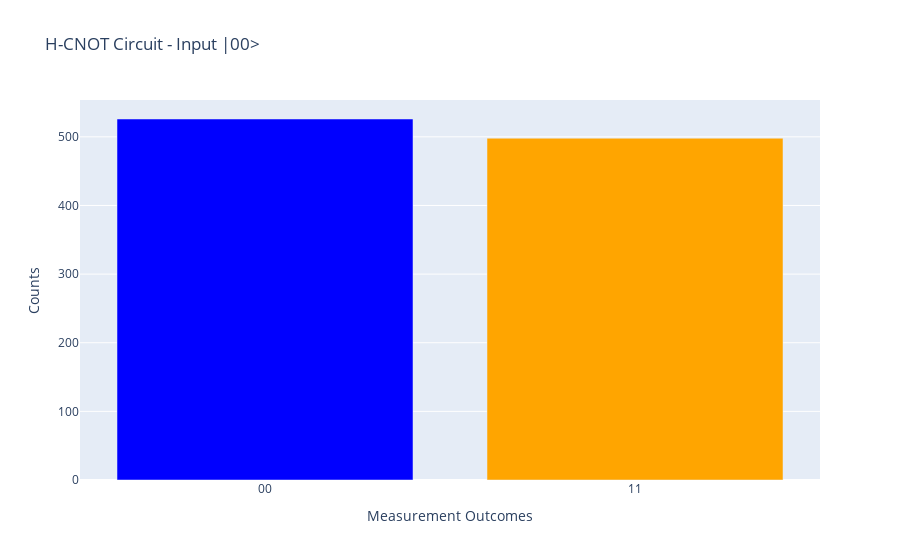
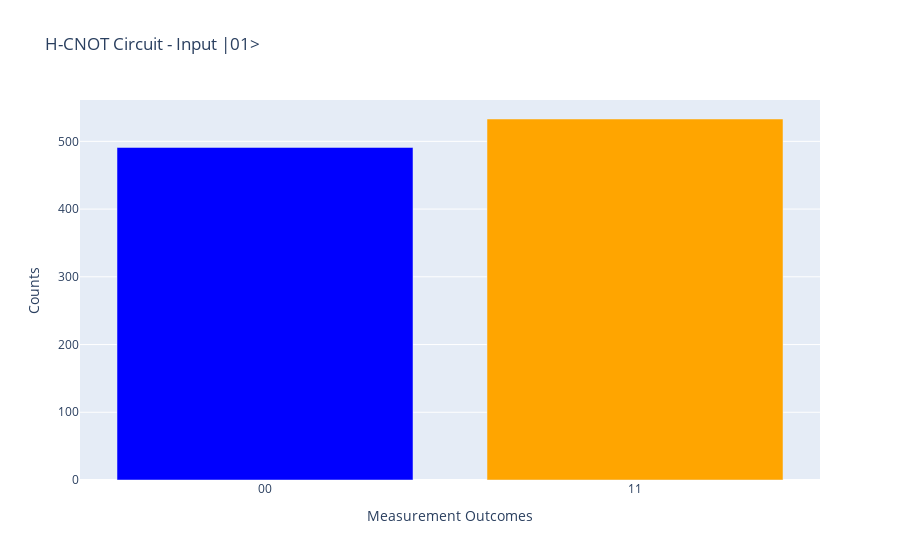
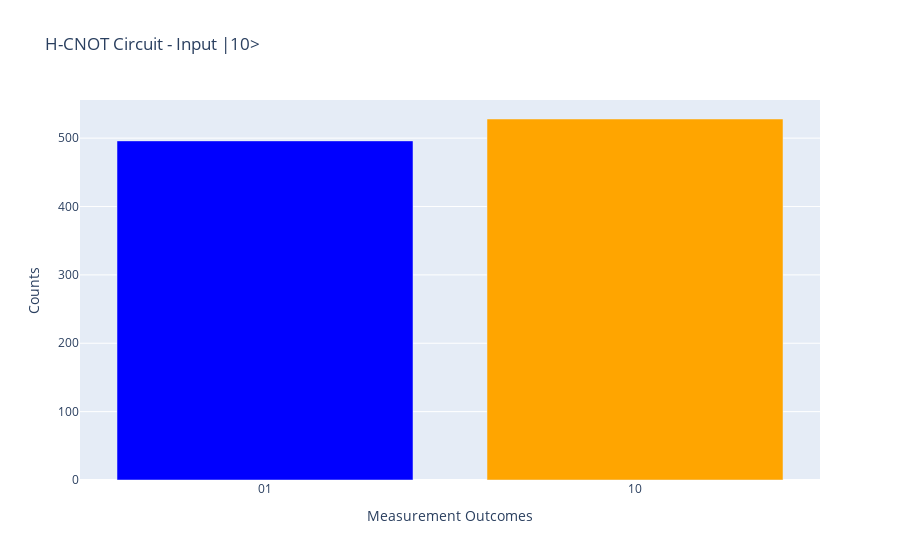
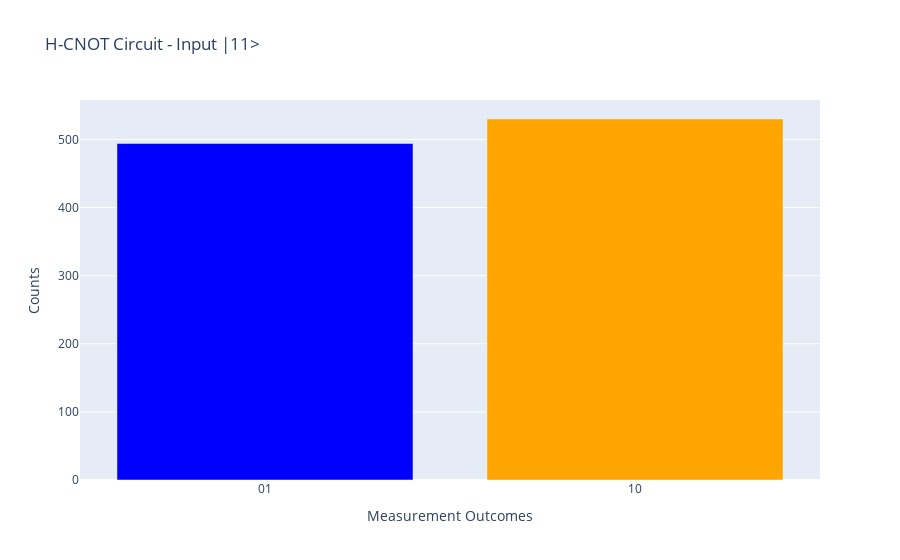

These figures' notebook cell, in order:
### Code cell
plot_results(counts_h_cnot_00, "H-CNOT Circuit - Input |00>")
plot_results(counts_h_cnot_01, "H-CNOT Circuit - Input |01>")
plot_results(counts_h_cnot_10, "H-CNOT Circuit - Input |10>")
plot_results(counts_h_cnot_11, "H-CNOT Circuit - Input |11>")

### Figure 1 — Plotly figure (JSON) as saved in the notebook; plotly's stock layout.template omitted (floating-point values rounded to 4 significant figures)
{"data": [{"marker": {"color": ["blue", "orange", "green", "red"]}, "type": "bar", "x": ["00", "11"], "y": [526, 498]}], "layout": {"title": {"text": "H-CNOT Circuit - Input |00>"}, "xaxis": {"tickmode": "linear", "title": {"text": "Measurement Outcomes"}}, "yaxis": {"title": {"text": "Counts"}}}}

### Figure 2 — Plotly figure (JSON) as saved in the notebook; plotly's stock layout.template omitted (floating-point values rounded to 4 significant figures)
{"data": [{"marker": {"color": ["blue", "orange", "green", "red"]}, "type": "bar", "x": ["00", "11"], "y": [491, 533]}], "layout": {"title": {"text": "H-CNOT Circuit - Input |01>"}, "xaxis": {"tickmode": "linear", "title": {"text": "Measurement Outcomes"}}, "yaxis": {"title": {"text": "Counts"}}}}

### Figure 3 — Plotly figure (JSON) as saved in the notebook; plotly's stock layout.template omitted (floating-point values rounded to 4 significant figures)
{"data": [{"marker": {"color": ["blue", "orange", "green", "red"]}, "type": "bar", "x": ["01", "10"], "y": [496, 528]}], "layout": {"title": {"text": "H-CNOT Circuit - Input |10>"}, "xaxis": {"tickmode": "linear", "title": {"text": "Measurement Outcomes"}}, "yaxis": {"title": {"text": "Counts"}}}}

### Figure 4 — Plotly figure (JSON) as saved in the notebook; plotly's stock layout.template omitted (floating-point values rounded to 4 significant figures)
{"data": [{"marker": {"color": ["blue", "orange", "green", "red"]}, "type": "bar", "x": ["01", "10"], "y": [494, 530]}], "layout": {"title": {"text": "H-CNOT Circuit - Input |11>"}, "xaxis": {"tickmode": "linear", "title": {"text": "Measurement Outcomes"}}, "yaxis": {"title": {"text": "Counts"}}}}
